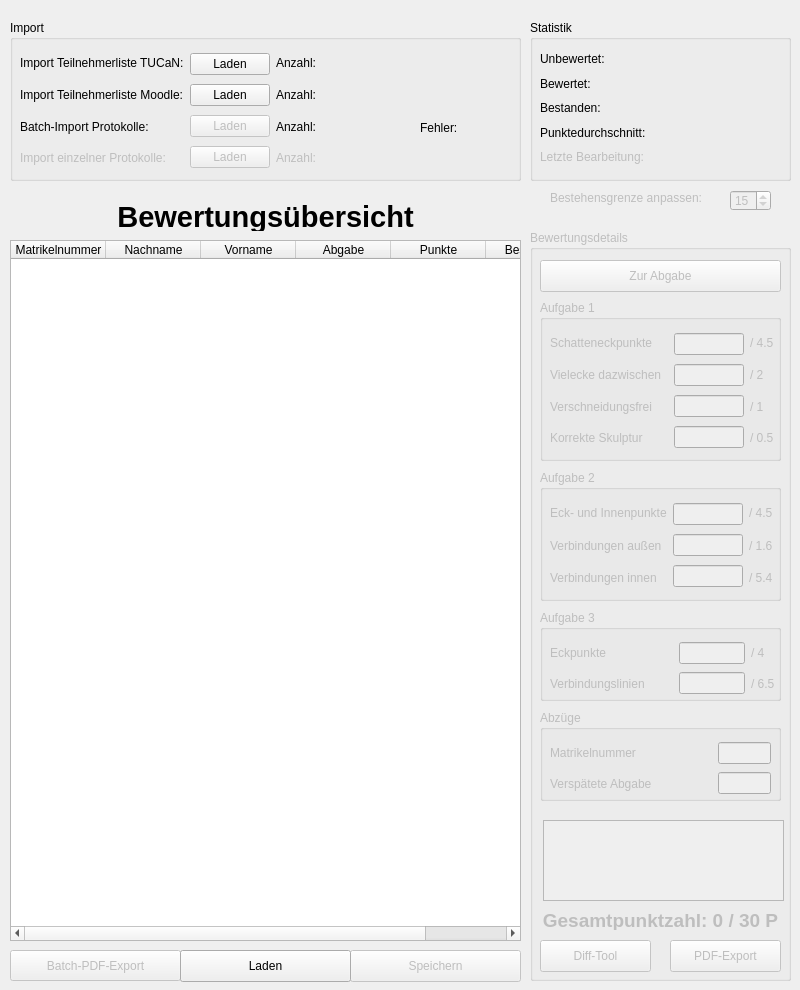
<?xml version="1.0" encoding="UTF-8"?>
<ui version="4.0">
 <class>MainWindow</class>
 <widget class="QMainWindow" name="MainWindow">
  <property name="geometry">
   <rect>
    <x>0</x>
    <y>0</y>
    <width>800</width>
    <height>990</height>
   </rect>
  </property>
  <property name="sizePolicy">
   <sizepolicy hsizetype="Preferred" vsizetype="Preferred">
    <horstretch>0</horstretch>
    <verstretch>0</verstretch>
   </sizepolicy>
  </property>
  <property name="windowTitle">
   <string>GMV-Testat</string>
  </property>
  <property name="windowIcon">
   <iconset>
    <normaloff>../Sonstige Dateien/iib_logo-2.ico</normaloff>../Sonstige Dateien/iib_logo-2.ico</iconset>
  </property>
  <widget class="QWidget" name="centralwidget">
   <widget class="QTableWidget" name="BewertungsUebersicht_table">
    <property name="geometry">
     <rect>
      <x>10</x>
      <y>240</y>
      <width>511</width>
      <height>701</height>
     </rect>
    </property>
    <property name="selectionBehavior">
     <enum>QAbstractItemView::SelectRows</enum>
    </property>
    <property name="sortingEnabled">
     <bool>false</bool>
    </property>
    <property name="columnCount">
     <number>6</number>
    </property>
    <attribute name="horizontalHeaderCascadingSectionResizes">
     <bool>false</bool>
    </attribute>
    <attribute name="horizontalHeaderMinimumSectionSize">
     <number>50</number>
    </attribute>
    <attribute name="horizontalHeaderDefaultSectionSize">
     <number>95</number>
    </attribute>
    <attribute name="horizontalHeaderStretchLastSection">
     <bool>false</bool>
    </attribute>
    <attribute name="verticalHeaderVisible">
     <bool>false</bool>
    </attribute>
    <column>
     <property name="text">
      <string>Matrikelnummer</string>
     </property>
    </column>
    <column>
     <property name="text">
      <string>Nachname</string>
     </property>
    </column>
    <column>
     <property name="text">
      <string>Vorname</string>
     </property>
    </column>
    <column>
     <property name="text">
      <string>Abgabe</string>
     </property>
    </column>
    <column>
     <property name="text">
      <string>Punkte</string>
     </property>
    </column>
    <column>
     <property name="text">
      <string>Bestanden</string>
     </property>
    </column>
   </widget>
   <widget class="QPushButton" name="batchPDF_btn">
    <property name="enabled">
     <bool>false</bool>
    </property>
    <property name="geometry">
     <rect>
      <x>10</x>
      <y>950</y>
      <width>171</width>
      <height>31</height>
     </rect>
    </property>
    <property name="text">
     <string>Batch-PDF-Export</string>
    </property>
   </widget>
   <widget class="QPushButton" name="Speichern_btn">
    <property name="enabled">
     <bool>false</bool>
    </property>
    <property name="geometry">
     <rect>
      <x>350</x>
      <y>950</y>
      <width>171</width>
      <height>32</height>
     </rect>
    </property>
    <property name="text">
     <string>Speichern</string>
    </property>
   </widget>
   <widget class="QPushButton" name="Laden_btn">
    <property name="geometry">
     <rect>
      <x>180</x>
      <y>950</y>
      <width>171</width>
      <height>32</height>
     </rect>
    </property>
    <property name="text">
     <string>Laden</string>
    </property>
   </widget>
   <widget class="QGroupBox" name="bewertungsdetails_groupBox">
    <property name="enabled">
     <bool>false</bool>
    </property>
    <property name="geometry">
     <rect>
      <x>530</x>
      <y>230</y>
      <width>261</width>
      <height>751</height>
     </rect>
    </property>
    <property name="title">
     <string>Bewertungsdetails</string>
    </property>
    <widget class="QPushButton" name="zurAbgabe_btn">
     <property name="geometry">
      <rect>
       <x>10</x>
       <y>30</y>
       <width>241</width>
       <height>32</height>
      </rect>
     </property>
     <property name="text">
      <string>Zur Abgabe</string>
     </property>
    </widget>
    <widget class="QLabel" name="gesamtpunktzahl_label">
     <property name="geometry">
      <rect>
       <x>10</x>
       <y>680</y>
       <width>241</width>
       <height>20</height>
      </rect>
     </property>
     <property name="font">
      <font>
       <pointsize>14</pointsize>
       <weight>75</weight>
       <bold>true</bold>
      </font>
     </property>
     <property name="text">
      <string>Gesamtpunktzahl: 0 / 30 P</string>
     </property>
     <property name="textFormat">
      <enum>Qt::MarkdownText</enum>
     </property>
     <property name="alignment">
      <set>Qt::AlignCenter</set>
     </property>
    </widget>
    <widget class="QPushButton" name="pdfExport_btn">
     <property name="geometry">
      <rect>
       <x>140</x>
       <y>710</y>
       <width>111</width>
       <height>32</height>
      </rect>
     </property>
     <property name="text">
      <string>PDF-Export</string>
     </property>
    </widget>
    <widget class="QGroupBox" name="groupBox_2">
     <property name="geometry">
      <rect>
       <x>10</x>
       <y>70</y>
       <width>241</width>
       <height>161</height>
      </rect>
     </property>
     <property name="title">
      <string>Aufgabe 1</string>
     </property>
     <widget class="QWidget" name="layoutWidget">
      <property name="geometry">
       <rect>
        <x>10</x>
        <y>30</y>
        <width>227</width>
        <height>121</height>
       </rect>
      </property>
      <layout class="QHBoxLayout" name="horizontalLayout_3">
       <item>
        <layout class="QVBoxLayout" name="verticalLayout_5">
         <item>
          <widget class="QLabel" name="label_15">
           <property name="text">
            <string>Schatteneckpunkte</string>
           </property>
          </widget>
         </item>
         <item>
          <widget class="QLabel" name="label_16">
           <property name="text">
            <string>Vielecke dazwischen  </string>
           </property>
          </widget>
         </item>
         <item>
          <widget class="QLabel" name="label_17">
           <property name="text">
            <string>Verschneidungsfrei</string>
           </property>
          </widget>
         </item>
         <item>
          <widget class="QLabel" name="label_11">
           <property name="text">
            <string>Korrekte Skulptur</string>
           </property>
          </widget>
         </item>
        </layout>
       </item>
       <item>
        <layout class="QVBoxLayout" name="verticalLayout_6">
         <item>
          <widget class="QLineEdit" name="krit1_lineEdit">
           <property name="alignment">
            <set>Qt::AlignRight|Qt::AlignTrailing|Qt::AlignVCenter</set>
           </property>
          </widget>
         </item>
         <item>
          <widget class="QLineEdit" name="krit2_lineEdit">
           <property name="alignment">
            <set>Qt::AlignRight|Qt::AlignTrailing|Qt::AlignVCenter</set>
           </property>
          </widget>
         </item>
         <item>
          <widget class="QLineEdit" name="krit3_lineEdit">
           <property name="alignment">
            <set>Qt::AlignRight|Qt::AlignTrailing|Qt::AlignVCenter</set>
           </property>
          </widget>
         </item>
         <item>
          <widget class="QLineEdit" name="krit4_lineEdit">
           <property name="alignment">
            <set>Qt::AlignRight|Qt::AlignTrailing|Qt::AlignVCenter</set>
           </property>
          </widget>
         </item>
        </layout>
       </item>
       <item>
        <layout class="QVBoxLayout" name="verticalLayout_7">
         <item>
          <widget class="QLabel" name="label_18">
           <property name="text">
            <string>/ 4.5 </string>
           </property>
          </widget>
         </item>
         <item>
          <widget class="QLabel" name="label_19">
           <property name="text">
            <string>/ 2</string>
           </property>
          </widget>
         </item>
         <item>
          <widget class="QLabel" name="label_20">
           <property name="text">
            <string>/ 1</string>
           </property>
          </widget>
         </item>
         <item>
          <widget class="QLabel" name="label_21">
           <property name="text">
            <string>/ 0.5</string>
           </property>
          </widget>
         </item>
        </layout>
       </item>
      </layout>
     </widget>
    </widget>
    <widget class="QGroupBox" name="groupBox_3">
     <property name="geometry">
      <rect>
       <x>10</x>
       <y>240</y>
       <width>241</width>
       <height>131</height>
      </rect>
     </property>
     <property name="title">
      <string>Aufgabe 2</string>
     </property>
     <widget class="QWidget" name="layoutWidget_2">
      <property name="geometry">
       <rect>
        <x>10</x>
        <y>30</y>
        <width>223</width>
        <height>91</height>
       </rect>
      </property>
      <layout class="QHBoxLayout" name="horizontalLayout_4">
       <item>
        <layout class="QVBoxLayout" name="verticalLayout_8">
         <item>
          <widget class="QLabel" name="label_22">
           <property name="text">
            <string>Eck- und Innenpunkte</string>
           </property>
          </widget>
         </item>
         <item>
          <widget class="QLabel" name="label_23">
           <property name="text">
            <string>Verbindungen außen</string>
           </property>
          </widget>
         </item>
         <item>
          <widget class="QLabel" name="label_24">
           <property name="text">
            <string>Verbindungen innen</string>
           </property>
          </widget>
         </item>
        </layout>
       </item>
       <item>
        <layout class="QVBoxLayout" name="verticalLayout_9">
         <item>
          <widget class="QLineEdit" name="krit5_lineEdit">
           <property name="alignment">
            <set>Qt::AlignRight|Qt::AlignTrailing|Qt::AlignVCenter</set>
           </property>
          </widget>
         </item>
         <item>
          <widget class="QLineEdit" name="krit6_lineEdit">
           <property name="alignment">
            <set>Qt::AlignRight|Qt::AlignTrailing|Qt::AlignVCenter</set>
           </property>
          </widget>
         </item>
         <item>
          <widget class="QLineEdit" name="krit7_lineEdit">
           <property name="alignment">
            <set>Qt::AlignRight|Qt::AlignTrailing|Qt::AlignVCenter</set>
           </property>
          </widget>
         </item>
        </layout>
       </item>
       <item>
        <layout class="QVBoxLayout" name="verticalLayout_10">
         <item>
          <widget class="QLabel" name="label_25">
           <property name="text">
            <string>/ 4.5</string>
           </property>
          </widget>
         </item>
         <item>
          <widget class="QLabel" name="label_26">
           <property name="text">
            <string>/ 1.6</string>
           </property>
          </widget>
         </item>
         <item>
          <widget class="QLabel" name="label_27">
           <property name="text">
            <string>/ 5.4</string>
           </property>
          </widget>
         </item>
        </layout>
       </item>
      </layout>
     </widget>
    </widget>
    <widget class="QGroupBox" name="groupBox_4">
     <property name="geometry">
      <rect>
       <x>10</x>
       <y>380</y>
       <width>241</width>
       <height>91</height>
      </rect>
     </property>
     <property name="title">
      <string>Aufgabe 3</string>
     </property>
     <widget class="QWidget" name="layoutWidget_3">
      <property name="geometry">
       <rect>
        <x>10</x>
        <y>30</y>
        <width>225</width>
        <height>56</height>
       </rect>
      </property>
      <layout class="QHBoxLayout" name="horizontalLayout_5">
       <item>
        <layout class="QVBoxLayout" name="verticalLayout_11">
         <item>
          <widget class="QLabel" name="label_29">
           <property name="text">
            <string>Eckpunkte                    </string>
           </property>
          </widget>
         </item>
         <item>
          <widget class="QLabel" name="label_30">
           <property name="text">
            <string>Verbindungslinien</string>
           </property>
          </widget>
         </item>
        </layout>
       </item>
       <item>
        <layout class="QVBoxLayout" name="verticalLayout_12">
         <item>
          <widget class="QLineEdit" name="krit8_lineEdit">
           <property name="alignment">
            <set>Qt::AlignRight|Qt::AlignTrailing|Qt::AlignVCenter</set>
           </property>
          </widget>
         </item>
         <item>
          <widget class="QLineEdit" name="krit9_lineEdit">
           <property name="alignment">
            <set>Qt::AlignRight|Qt::AlignTrailing|Qt::AlignVCenter</set>
           </property>
          </widget>
         </item>
        </layout>
       </item>
       <item>
        <layout class="QVBoxLayout" name="verticalLayout_13">
         <item>
          <widget class="QLabel" name="label_33">
           <property name="text">
            <string>/ 4 </string>
           </property>
          </widget>
         </item>
         <item>
          <widget class="QLabel" name="label_34">
           <property name="text">
            <string>/ 6.5</string>
           </property>
          </widget>
         </item>
        </layout>
       </item>
      </layout>
     </widget>
    </widget>
    <widget class="QGroupBox" name="groupBox_5">
     <property name="geometry">
      <rect>
       <x>10</x>
       <y>480</y>
       <width>241</width>
       <height>91</height>
      </rect>
     </property>
     <property name="title">
      <string>Abzüge</string>
     </property>
     <widget class="QWidget" name="layoutWidget">
      <property name="geometry">
       <rect>
        <x>10</x>
        <y>30</y>
        <width>221</width>
        <height>56</height>
       </rect>
      </property>
      <layout class="QHBoxLayout" name="horizontalLayout_6">
       <item>
        <layout class="QVBoxLayout" name="verticalLayout_14">
         <item>
          <widget class="QLabel" name="label_31">
           <property name="text">
            <string>Matrikelnummer</string>
           </property>
          </widget>
         </item>
         <item>
          <widget class="QLabel" name="label_32">
           <property name="text">
            <string>Verspätete Abgabe                  </string>
           </property>
          </widget>
         </item>
        </layout>
       </item>
       <item>
        <layout class="QVBoxLayout" name="verticalLayout_15">
         <item>
          <widget class="QLineEdit" name="abzug1_lineEdit">
           <property name="autoFillBackground">
            <bool>false</bool>
           </property>
           <property name="alignment">
            <set>Qt::AlignRight|Qt::AlignTrailing|Qt::AlignVCenter</set>
           </property>
          </widget>
         </item>
         <item>
          <widget class="QLineEdit" name="abzug2_lineEdit">
           <property name="alignment">
            <set>Qt::AlignRight|Qt::AlignTrailing|Qt::AlignVCenter</set>
           </property>
          </widget>
         </item>
        </layout>
       </item>
      </layout>
     </widget>
    </widget>
    <widget class="QPushButton" name="diffTool_btn">
     <property name="enabled">
      <bool>false</bool>
     </property>
     <property name="geometry">
      <rect>
       <x>10</x>
       <y>710</y>
       <width>111</width>
       <height>32</height>
      </rect>
     </property>
     <property name="text">
      <string>Diff-Tool</string>
     </property>
    </widget>
    <widget class="QPlainTextEdit" name="bemerkung_plainTextEdit">
     <property name="geometry">
      <rect>
       <x>13</x>
       <y>590</y>
       <width>241</width>
       <height>81</height>
      </rect>
     </property>
     <property name="font">
      <font>
       <family>Courier New</family>
      </font>
     </property>
    </widget>
   </widget>
   <widget class="QGroupBox" name="groupBox">
    <property name="geometry">
     <rect>
      <x>10</x>
      <y>20</y>
      <width>511</width>
      <height>161</height>
     </rect>
    </property>
    <property name="title">
     <string>Import</string>
    </property>
    <widget class="QWidget" name="layoutWidget">
     <property name="geometry">
      <rect>
       <x>10</x>
       <y>30</y>
       <width>391</width>
       <height>121</height>
      </rect>
     </property>
     <layout class="QHBoxLayout" name="horizontalLayout_2">
      <item>
       <layout class="QHBoxLayout" name="horizontalLayout">
        <property name="sizeConstraint">
         <enum>QLayout::SetMinimumSize</enum>
        </property>
        <item>
         <layout class="QVBoxLayout" name="verticalLayout">
          <item>
           <widget class="QLabel" name="label">
            <property name="text">
             <string>Import Teilnehmerliste TUCaN:</string>
            </property>
           </widget>
          </item>
          <item>
           <widget class="QLabel" name="label_2">
            <property name="text">
             <string>Import Teilnehmerliste Moodle:</string>
            </property>
           </widget>
          </item>
          <item>
           <widget class="QLabel" name="label_3">
            <property name="text">
             <string>Batch-Import Protokolle:</string>
            </property>
           </widget>
          </item>
          <item>
           <widget class="QLabel" name="label_4">
            <property name="enabled">
             <bool>false</bool>
            </property>
            <property name="text">
             <string>Import einzelner Protokolle:</string>
            </property>
           </widget>
          </item>
         </layout>
        </item>
        <item>
         <layout class="QVBoxLayout" name="verticalLayout_2">
          <item>
           <widget class="QPushButton" name="TucanListeLaden_btn">
            <property name="text">
             <string>Laden</string>
            </property>
           </widget>
          </item>
          <item>
           <widget class="QPushButton" name="MoodleListeLaden_btn">
            <property name="text">
             <string>Laden</string>
            </property>
           </widget>
          </item>
          <item>
           <widget class="QPushButton" name="BatchImportKpLaden_btn">
            <property name="enabled">
             <bool>false</bool>
            </property>
            <property name="text">
             <string>Laden</string>
            </property>
           </widget>
          </item>
          <item>
           <widget class="QPushButton" name="EinzelKpLaden_btn">
            <property name="enabled">
             <bool>false</bool>
            </property>
            <property name="text">
             <string>Laden</string>
            </property>
           </widget>
          </item>
         </layout>
        </item>
        <item>
         <layout class="QVBoxLayout" name="verticalLayout_3">
          <item>
           <widget class="QLabel" name="label_6">
            <property name="text">
             <string>Anzahl:</string>
            </property>
           </widget>
          </item>
          <item>
           <widget class="QLabel" name="label_8">
            <property name="text">
             <string>Anzahl:</string>
            </property>
           </widget>
          </item>
          <item>
           <widget class="QLabel" name="label_7">
            <property name="text">
             <string>Anzahl:</string>
            </property>
           </widget>
          </item>
          <item>
           <widget class="QLabel" name="label_9">
            <property name="enabled">
             <bool>false</bool>
            </property>
            <property name="text">
             <string>Anzahl:</string>
            </property>
           </widget>
          </item>
         </layout>
        </item>
        <item>
         <layout class="QVBoxLayout" name="verticalLayout_4">
          <item>
           <widget class="QLabel" name="AnzahlTucanTeilnehmer_label">
            <property name="text">
             <string/>
            </property>
           </widget>
          </item>
          <item>
           <widget class="QLabel" name="AnzahlMoodleTeilnehmer_label">
            <property name="text">
             <string/>
            </property>
           </widget>
          </item>
          <item>
           <widget class="QLabel" name="AnzahlAbgaben_label">
            <property name="text">
             <string/>
            </property>
           </widget>
          </item>
          <item>
           <widget class="QLabel" name="label_13">
            <property name="text">
             <string/>
            </property>
           </widget>
          </item>
         </layout>
        </item>
       </layout>
      </item>
     </layout>
    </widget>
    <widget class="QLabel" name="label_38">
     <property name="geometry">
      <rect>
       <x>410</x>
       <y>100</y>
       <width>51</width>
       <height>16</height>
      </rect>
     </property>
     <property name="text">
      <string>Fehler:</string>
     </property>
    </widget>
    <widget class="QLabel" name="fehler_label">
     <property name="geometry">
      <rect>
       <x>460</x>
       <y>100</y>
       <width>41</width>
       <height>16</height>
      </rect>
     </property>
     <property name="text">
      <string/>
     </property>
    </widget>
   </widget>
   <widget class="QLabel" name="label_10">
    <property name="geometry">
     <rect>
      <x>10</x>
      <y>200</y>
      <width>511</width>
      <height>31</height>
     </rect>
    </property>
    <property name="font">
     <font>
      <pointsize>22</pointsize>
      <weight>75</weight>
      <bold>true</bold>
     </font>
    </property>
    <property name="text">
     <string>Bewertungsübersicht</string>
    </property>
    <property name="textFormat">
     <enum>Qt::RichText</enum>
    </property>
    <property name="scaledContents">
     <bool>true</bool>
    </property>
    <property name="alignment">
     <set>Qt::AlignCenter</set>
    </property>
    <property name="wordWrap">
     <bool>false</bool>
    </property>
   </widget>
   <widget class="QSpinBox" name="grenze_spinBox">
    <property name="enabled">
     <bool>false</bool>
    </property>
    <property name="geometry">
     <rect>
      <x>730</x>
      <y>190</y>
      <width>41</width>
      <height>21</height>
     </rect>
    </property>
    <property name="minimum">
     <number>1</number>
    </property>
    <property name="maximum">
     <number>30</number>
    </property>
    <property name="value">
     <number>15</number>
    </property>
   </widget>
   <widget class="QLabel" name="grenze_label">
    <property name="enabled">
     <bool>false</bool>
    </property>
    <property name="geometry">
     <rect>
      <x>550</x>
      <y>190</y>
      <width>181</width>
      <height>16</height>
     </rect>
    </property>
    <property name="text">
     <string>Bestehensgrenze anpassen:</string>
    </property>
   </widget>
   <widget class="QGroupBox" name="groupBox_6">
    <property name="geometry">
     <rect>
      <x>530</x>
      <y>20</y>
      <width>261</width>
      <height>161</height>
     </rect>
    </property>
    <property name="title">
     <string>Statistik</string>
    </property>
    <widget class="QWidget" name="layoutWidget">
     <property name="geometry">
      <rect>
       <x>10</x>
       <y>30</y>
       <width>241</width>
       <height>116</height>
      </rect>
     </property>
     <layout class="QHBoxLayout" name="horizontalLayout_7">
      <item>
       <layout class="QVBoxLayout" name="verticalLayout_16">
        <item>
         <widget class="QLabel" name="label_37">
          <property name="text">
           <string>Unbewertet:</string>
          </property>
         </widget>
        </item>
        <item>
         <widget class="QLabel" name="label_28">
          <property name="text">
           <string>Bewertet:</string>
          </property>
         </widget>
        </item>
        <item>
         <widget class="QLabel" name="label_35">
          <property name="text">
           <string>Bestanden:</string>
          </property>
         </widget>
        </item>
        <item>
         <widget class="QLabel" name="label_14">
          <property name="text">
           <string>Punktedurchschnitt:</string>
          </property>
         </widget>
        </item>
        <item>
         <widget class="QLabel" name="label_36">
          <property name="enabled">
           <bool>false</bool>
          </property>
          <property name="text">
           <string>Letzte Bearbeitung:</string>
          </property>
         </widget>
        </item>
       </layout>
      </item>
      <item>
       <layout class="QVBoxLayout" name="verticalLayout_17">
        <item>
         <widget class="QLabel" name="unbewertet_label">
          <property name="text">
           <string/>
          </property>
         </widget>
        </item>
        <item>
         <widget class="QLabel" name="bewertet_label">
          <property name="text">
           <string/>
          </property>
         </widget>
        </item>
        <item>
         <widget class="QLabel" name="bestanden_label">
          <property name="text">
           <string/>
          </property>
         </widget>
        </item>
        <item>
         <widget class="QLabel" name="durchschnitt_label">
          <property name="text">
           <string/>
          </property>
         </widget>
        </item>
        <item>
         <widget class="QLabel" name="zuletztBearbeitet_label">
          <property name="text">
           <string/>
          </property>
         </widget>
        </item>
       </layout>
      </item>
     </layout>
    </widget>
   </widget>
  </widget>
  <action name="actionHallo">
   <property name="text">
    <string>Hallo</string>
   </property>
  </action>
 </widget>
 <resources>
  <include location="../Sonstige Dateien/iib_Logo.qrc"/>
 </resources>
 <connections/>
</ui>
